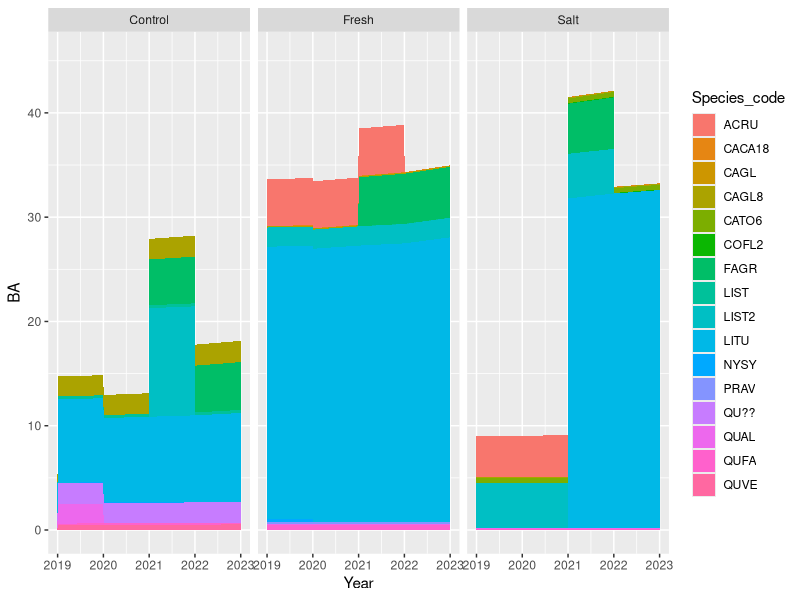

Write R code to recreate this figure.
## ---- chunk 1
library(tidyverse)
library(ggplot2)

#knit_print.tibble <- lemon_print

knitr::opts_chunk$set(echo = TRUE, warning = FALSE, message = FALSE, rows.print=20)
## ---- chunk 2
inventory <- read_csv("../Data/tree_inventory/inventory.csv")

#add column to indicate if a specific tree had significant growth fron 2019 to 2020
inventory <- inventory %>%
  mutate(Sig_growth_2020 = abs(DBH_2020-DBH_2019) > 0.5)
inventory

summary(inventory)
## ---- chunk 3
#used method for pivoting longer multiple columns from https://stackoverflow.com/questions/61367186/pivot-longer-into-multiple-columns

#Take all variables that end in a year and turn it into a categorical variable Type
long_inventory <- inventory %>% 
  filter(In_Plot == TRUE) %>%
  pivot_longer(grep(colnames(inventory), pattern=".*_\\d{4}"), names_pattern = "(.*)_(\\d{4})", names_to = c("Type","Year"), values_to = "val",  values_transform = list(val = as.character), names_transform = list(Year = as.integer))

#Unpack Type into seperate variables
long_inventory <- long_inventory %>% 
  pivot_wider(names_from = Type, values_from=val) %>%
  relocate(c(Tag, Year, Date, Status, Sig_growth, DBH))%>%
  mutate(DBH = as.numeric(DBH), Date = as.Date(Date, format = "%m/%d/%y"), 
         Sig_growth = as.logical(Sig_growth),
         BA = pi*(DBH/200)^2/0.2)

long_inventory
summary(long_inventory)
## ---- chunk 4
#create summary table that displays the number of trees of each species in each plot
summary_table <- inventory %>% 
  group_by(Plot, Species_code) %>% 
  summarize(num_trees = n())
summary_table

Tree_Live <- long_inventory %>% 
  filter(Status == "LI") %>% 
  group_by(Plot, Species_code, Year) %>% summarize(live_trees = n()) %>% 
  pivot_wider(names_from = Year, values_from =live_trees, names_prefix = "Live_Trees_")
Tree_Live

Stem_Live <- long_inventory %>% 
  group_by(Plot, Year) %>% 
  summarize(Alive = length(grep("LI", Status)), Dead = length(grep("D.", Status)))
Stem_Live

Stem_Standing <- long_inventory %>% 
  group_by(Year) %>%
  summarize(Standing = length(grep(".S|LI", Status)), Down = length(grep(".C", Status)))
Stem_Standing

Total_BA <- long_inventory %>% 
  group_by(Plot, Year) %>% 
  summarize(BA = sum(BA, na.rm=TRUE)) %>%
  pivot_wider(names_from = Year, values_from = BA, names_prefix = "BA_")
Total_BA
## ---- chunk 5
BA_graph <- long_inventory %>% 
  group_by(Year, Species_code, Plot) %>% 
  summarize(BA = sum(BA)) %>% ggplot(aes(Year, BA, fill = Species_code)) +
  geom_area() +
  facet_wrap(~Plot)
print(BA_graph)
## ---- chunk 6
zombie_trees <- long_inventory %>%
  group_by(Tag) %>%
  summarize(Zombie = !all(sapply(which(Status == "LI"), function(x, y) all(x < y), which(Status != "LI")))) %>% filter(Zombie)
zombie_trees
## ---- chunk 7
down_trees <- long_inventory %>% 
  group_by(Tag) %>%
  summarize(Down_Stand = !all(sapply(grep(".S|LI", Status), function(x, y) all(x < y), grep(".C", Status)))) %>% filter(Down_Stand)
down_trees
## ---- chunk 8
wrong_status <- long_inventory %>% filter(!grepl("LI|D[SC]", Status)) %>% select(Tag, Year, Status, Notes)
wrong_status
## ---- chunk 9
bad_DBH <- long_inventory %>% filter(DBH < 1)
bad_DBH
